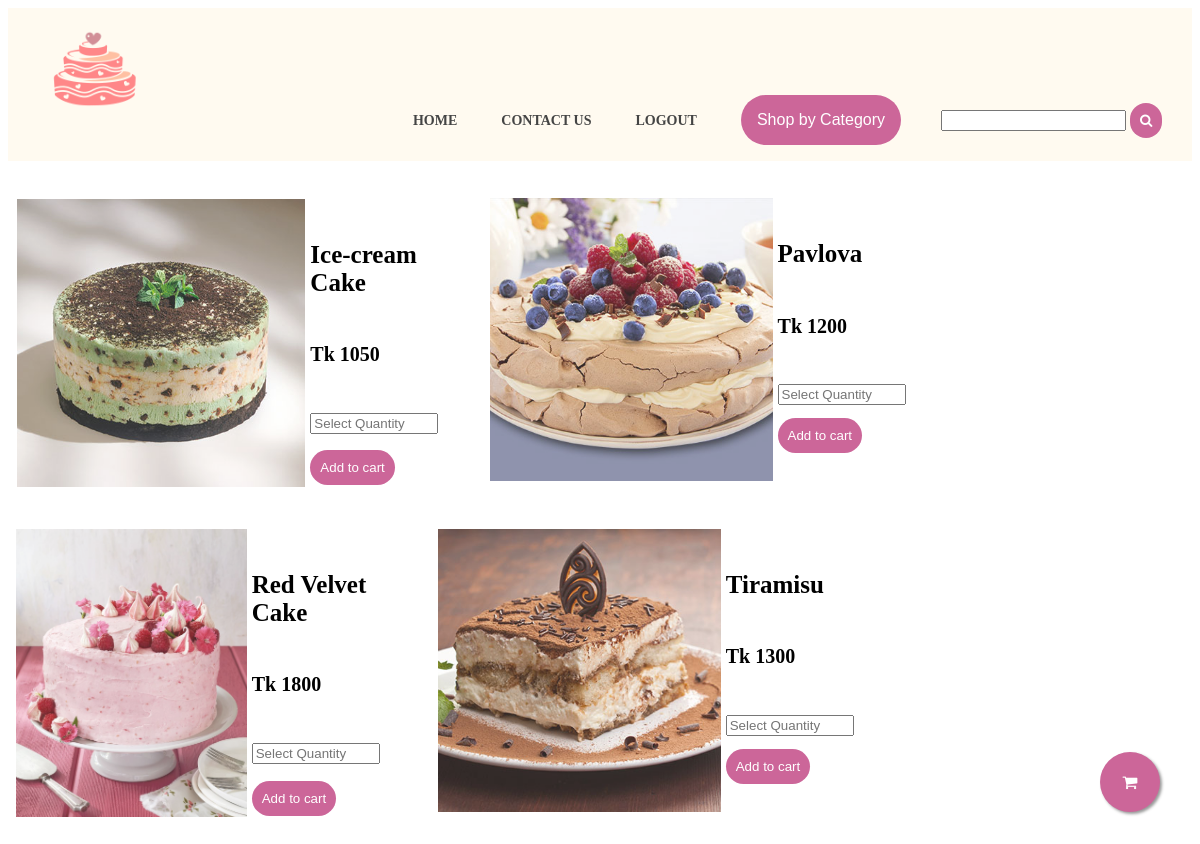
/Cakes.php, run on the app's committed database.
### tables this page shows
CREATE TABLE `products` (
  `name` varchar(50) NOT NULL,
  `price` int(20) NOT NULL,
  `quantity` int(20) NOT NULL,
  `type` text NOT NULL,
  `pet` text NOT NULL,
  `image` varchar(30) NOT NULL
);

### Cakes.php (the view, shortened to what this page needs)
<!DOCTYPE html>
<html>
<head>
	<link href="index.css" rel="stylesheet" type="text/css">
	<link href="https://stackpath.bootstrapcdn.com/font-awesome/4.7.0/css/font-awesome.min.css" rel="stylesheet">
</head>
<body>
	<header>
	<div class="container">
			<img src="images\logos\19020180.png" class="logo">
	      <nav>
	        <ul>
	          <li><a href="Index.php">Home</a></li>
	          <li><a href="#">Contact Us</a></li>
	          <li><a href="LogOut.php">Logout</a></li>
	          <li><div class="dropdown">
					  <button class="dropbtn">Shop by Category</button>
					</div>
			  <li><form class="search" action='Search.php' method="post">
	          <input type="search" name="search" required></li>
	          <button type="submit"><i class="search" ><i class="fa fa-search" aria-hidden="true"></i></i></button>
				</li>
	        </ul>
	      </nav>
	    </div>
	</header>
	    <a href="Cart.php" class="float"><i class="fa fa-shopping-cart my-float" aria-hidden="true"></i></i></i>
		</a>
<section class="products">
<?php
$mysqli = new mysqli("localhost", $username, $password, $database);
$query = "SELECT * FROM products WHERE type='food'";
if ($result = $mysqli->query($query)) {
    while ($row = $result->fetch_assoc()) {
        $name = $row["name"];
        $price = $row['price'];
        $image = $row['image'];
        $quantity = $row['quantity'];
 ?>
      <form action="AddtoCart.php" method="POST">
       <div class="product-card">
          <div class="product-image">
            <img src=<?php echo 'images/',$image;?>>
		    </div>
		    <div class="product-info">
		       <h5><?php echo $name;?></h5>
		       <h6><?php echo "Tk ",$price;?></h6>
		       <?php if($quantity==0){
                  echo "Sorry, not available in stock";
		       }
		       else{
		       ?>
		      <input type="number" name="quantity" min="1" max="<?php echo $quantity;?>" placeholder="Select Quantity" required><br>
		      <button type="submit" onclick="added()"></i>Add to cart</i></button>
		      </form>
		     <?php } ?>
<?php
    }
 }?>
</section>
</body>
</html>

### index.css (style rules this page uses)
body { background:white; font-family: 'NanumGothic'; font-weight: 800; display: flex; min-height: 100vh; flex-direction: column; }
.container { width: 95%; margin: 0 auto; }
header { background-color:tomato; margin-bottom: 2%; background-color: #FFFAF0; }
header::after { content: ''; display: table; clear: both; }
.logo { float: left; width:10%; height:auto; }
nav { float:right; }
nav ul { padding: 0; list-style: none; }
nav li { display: inline-block; margin-left: 40px; padding-top: 20px; font-family: 'NanumGothic'; position: relative; }
nav a { color: #444; text-decoration: none; text-transform: uppercase; font-size: 14px; }
button { color: #fff !important; text-decoration: none; font-family: 'Arial'; background: #cc6699; padding: 10px; border-radius: 50px; display: inline-block; border: none; transition: all 0.4s ease 0s; }
.dropbtn { background-color: #cc6699; color: white; padding: 16px; font-size: 16px; border: none; }
.dropdown { position: relative; display: inline-block; }
.float { position:fixed; width:60px; height:60px; bottom:40px; right:40px; background-color:#cc6699; color:#FFF; border-radius:50px; text-align:center; box-shadow: 2px 2px 3px #999; }
.my-float { margin-top:22px; }

### Cakes.php (style rules this page uses)
.products { display: flex; flex-wrap: wrap; }
.product-card { padding: 2%; flex-grow: 1; flex-basis: 16%; display: flex; }
.product-card { flex: 1 16%; }
.product-image img { max-width: 100%; }
.product-info { margin: 5px 0px 0px 5px; }
.products .product-card:first-child, .products .product-card:nth-child(2) { flex: 2 46%; }
h5 { font-size: 25px; }
h6 { font-size: 20px; }
button { margin-top: 10%; }
.product-card input { width: 120px; }
img { max-width: 500px; max-height: 300px; opacity: 85%; margin: 5px 0px 15px 0px; }

### data on the page
products: image (picture), name "Ice-cream Cake", price "1050"
products: image (picture), name "Pavlova", price "1200"
products: image (picture), name "Red Velvet Cake", price "1800"
products: image (picture), name "Tiramisu", price "1300"
